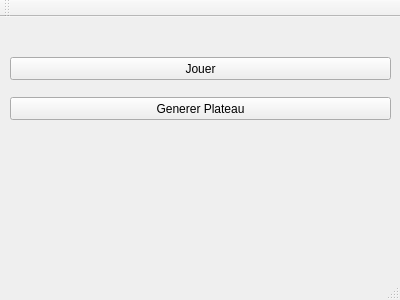
<?xml version="1.0" encoding="UTF-8"?>
<ui version="4.0">
 <class>MainWindow</class>
 <widget class="QMainWindow" name="MainWindow">
  <property name="geometry">
   <rect>
    <x>0</x>
    <y>0</y>
    <width>400</width>
    <height>300</height>
   </rect>
  </property>
  <property name="windowTitle">
   <string>Menu</string>
  </property>
  <widget class="QWidget" name="centralWidget">
   <widget class="QPushButton" name="buttonGen">
    <property name="geometry">
     <rect>
      <x>10</x>
      <y>80</y>
      <width>381</width>
      <height>23</height>
     </rect>
    </property>
    <property name="text">
     <string>Generer Plateau</string>
    </property>
   </widget>
   <widget class="QPushButton" name="buttonJouer">
    <property name="geometry">
     <rect>
      <x>10</x>
      <y>40</y>
      <width>381</width>
      <height>23</height>
     </rect>
    </property>
    <property name="text">
     <string>Jouer</string>
    </property>
   </widget>
  </widget>
  <widget class="QMenuBar" name="menuBar">
   <property name="geometry">
    <rect>
     <x>0</x>
     <y>0</y>
     <width>400</width>
     <height>21</height>
    </rect>
   </property>
  </widget>
  <widget class="QToolBar" name="mainToolBar">
   <attribute name="toolBarArea">
    <enum>TopToolBarArea</enum>
   </attribute>
   <attribute name="toolBarBreak">
    <bool>false</bool>
   </attribute>
  </widget>
  <widget class="QStatusBar" name="statusBar"/>
 </widget>
 <layoutdefault spacing="6" margin="11"/>
 <resources/>
 <connections/>
</ui>
